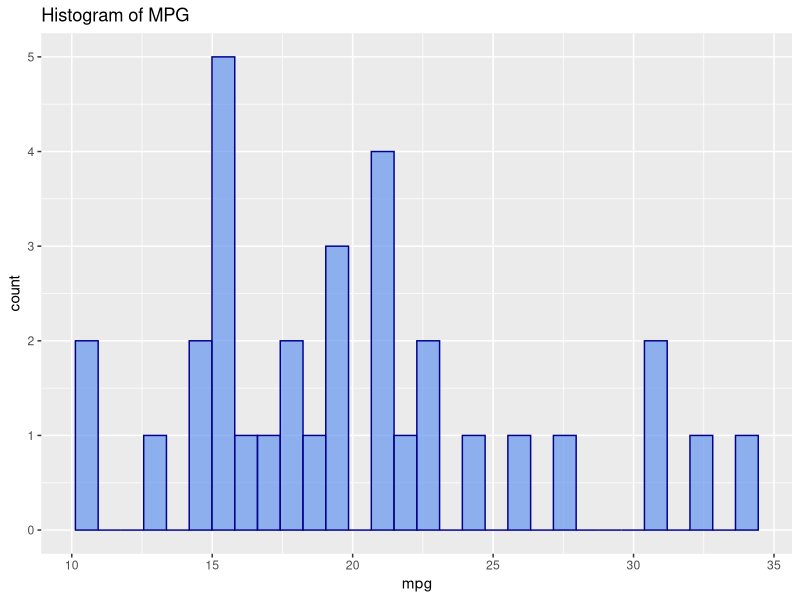
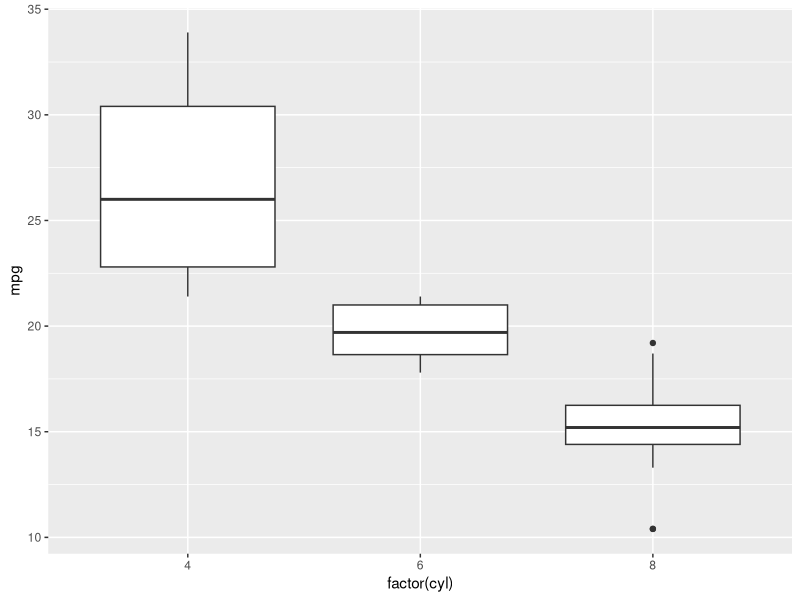
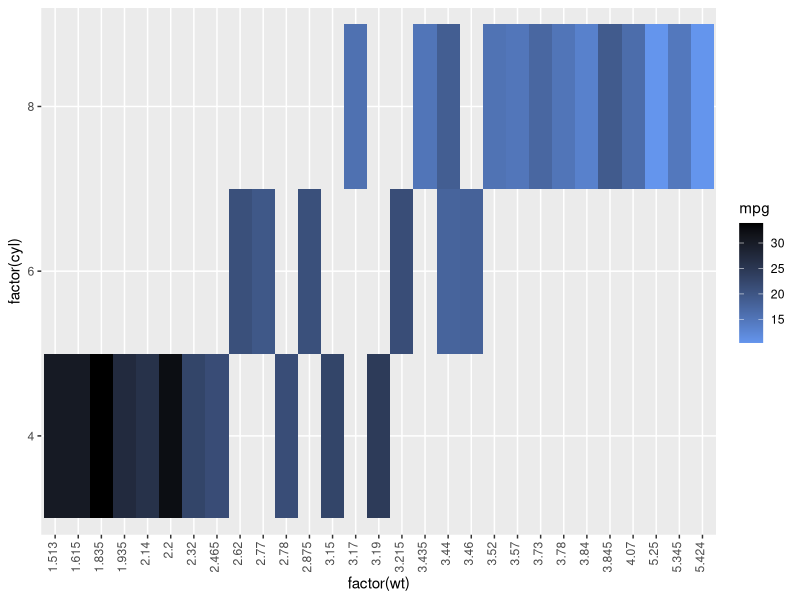

Here is the R script that generated these plots, in order:
install.packages("ggplot2")
library(ggplot2)
install.packages("reshape")
library(reshape)

cars = mtcars # Reading the data
str(cars)

# Histogram
ggplot(cars, aes(x = mpg)) + geom_histogram(col = "darkblue" , fill = "cornflowerblue" , alpha = 0.7)+ ggtitle("Histogram of MPG")


#BoxPlot

cars$cyl

ggplot(cars, aes(factor(cyl),mpg)) + geom_boxplot()


# Multi-line plot

cars$wt # X
cars$mpg # Y
cars$am # 0 1

g_line = ggplot(cars, aes(x = wt, y = mpg, col = as.factor(am))) + geom_line()

# Bar Chart

str(cars)
cars = data.frame(cars)
head(cars)
cars$carnames = rownames(cars)

g = ggplot(cars,aes(x=carnames,wt)) + geom_bar(stat="identity", col = "darkblue" , fill = "cornflowerblue" , alpha = 0.8) 
g1 = g  + theme(axis.text.x = element_text(angle = 90, vjust = 0.2, hjust = 1))
       

# Scatter Chart

cars$qsec
s = ggplot(cars, aes(x=mpg, y=wt)) + geom_point(aes(size = qsec, color = qsec))


# Heat map

library(reshape2)

carsmatrix <- data.matrix(cars)
meltedcars = melt(carsmatrix)
meltedcars

meltedcars <- melt(cars,id=c("wt","cyl","mpg"))

h <- ggplot(meltedcars, aes(x=factor(wt), y=factor(cyl)))
h1 <- h + geom_tile(aes(fill=mpg)) + scale_fill_gradient(low = "cornflowerblue", high = "black") + theme(axis.text.x = element_text(angle = 90, vjust = 0.2, hjust = 1))
h1
